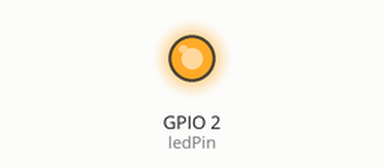
Simulated run of this sketch. Board: ESP32. Shown: output pins drawn as LEDs (lit = HIGH). What the sketch prints to the serial monitor is not drawn.

Above: at 1.0 s.
At 3.0 s:
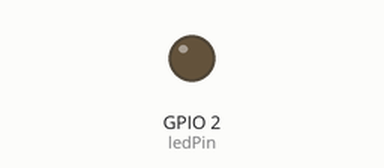
Timing chart, 0 to 5.2 s (numbered marks = the images above):
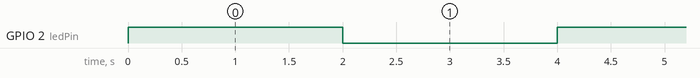

The sketch:

sketch_nov24a.ino
```cpp
int ledPin = 2;  // or perhaps 5 or 9, check your board on internet if doesn't work

void setup()
{
    pinMode(ledPin, OUTPUT);
    Serial.begin(115200);
}

void loop()
{
    Serial.println("Hello, world!");
    digitalWrite(ledPin, HIGH);
    delay(2000);
    digitalWrite(ledPin, LOW);
    delay(2000);
}
```

Measured:
- by itself, GPIO 2 (ledPin): alternates HIGH for 2.0 s and LOW for 2.0 s
